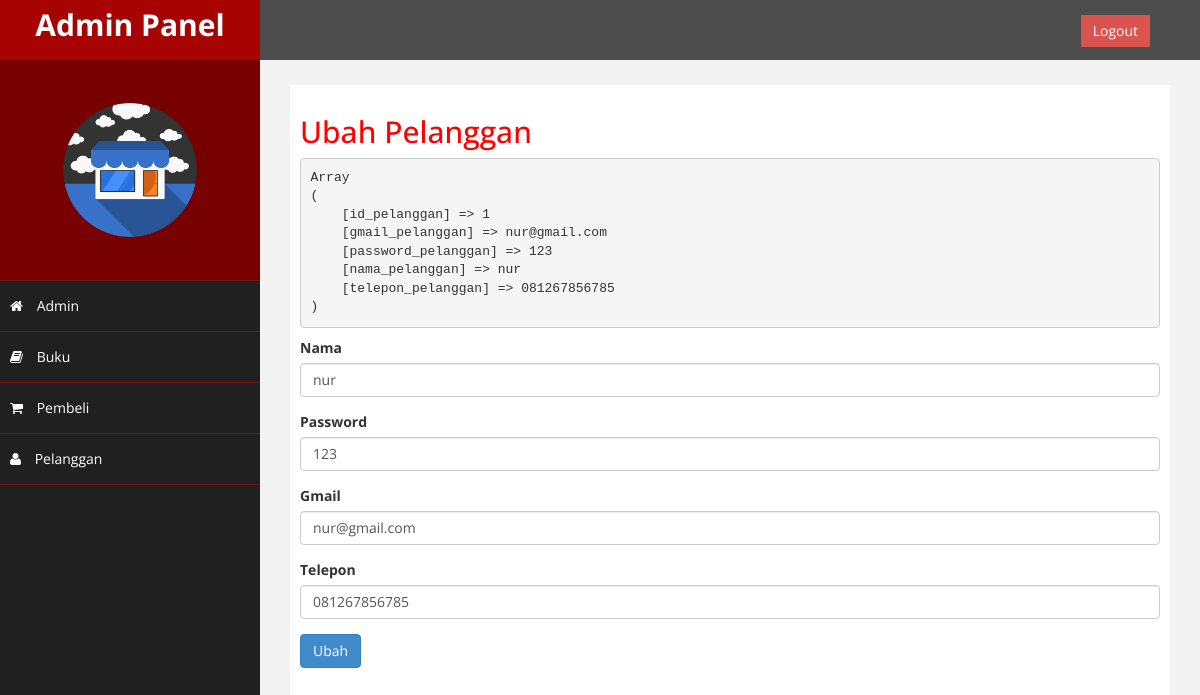
The app's page /admin/index.php?hal=ubahpelanggan&id=1 (signed in) with its own data.
### tables this page shows
CREATE TABLE `pelanggan` (
  `id_pelanggan` int(11) NOT NULL,
  `gmail_pelanggan` varchar(100) NOT NULL,
  `password_pelanggan` varchar(50) NOT NULL,
  `nama_pelanggan` varchar(100) NOT NULL,
  `telepon_pelanggan` varchar(25) NOT NULL
);

### admin/ubahpelanggan.php (the view, shortened to what this page needs)
<h2>Ubah Pelanggan</h2>
<?php
	$ambil = $koneksi->query("SELECT * FROM pelanggan WHERE id_pelanggan='$_GET[id];'");
	$pecah = $ambil-> fetch_assoc();
	echo"<pre>";
		print_r($pecah);
	echo "</pre>";
?>
<form method="post">
	<div class="form-group">
		<label>Nama</label>
		<input type="text" class="form-control" name="nama" value="<?php echo $pecah['nama_pelanggan']; ?>">
	</div>
	<div class="form-group">
		<label>Password</label>
		<input type="text" class="form-control" name="password" value="<?php echo $pecah['password_pelanggan']; ?>">
	</div>
	<div class="form-group">
		<label>Gmail</label>
		<input type="text" class="form-control" name="gmail" value="<?php echo $pecah['gmail_pelanggan']; ?>">
	</div>
	<div class="form-group">
		<label>Telepon</label>
		<input type="text" class="form-control" name="telepon" value="<?php echo $pecah['telepon_pelanggan']; ?>">
	</div>
	<button class="btn btn-primary" name="ubah">Ubah</button>
</form>

### admin/assets/css/custom.css (style rules this page uses)
body { font-family: 'Open Sans', sans-serif; }
h2 { color: #f00; }

### records on screen
pelanggan: nama "nur", password "123", gmail "nur@gmail.com", telepon "081267856785"
